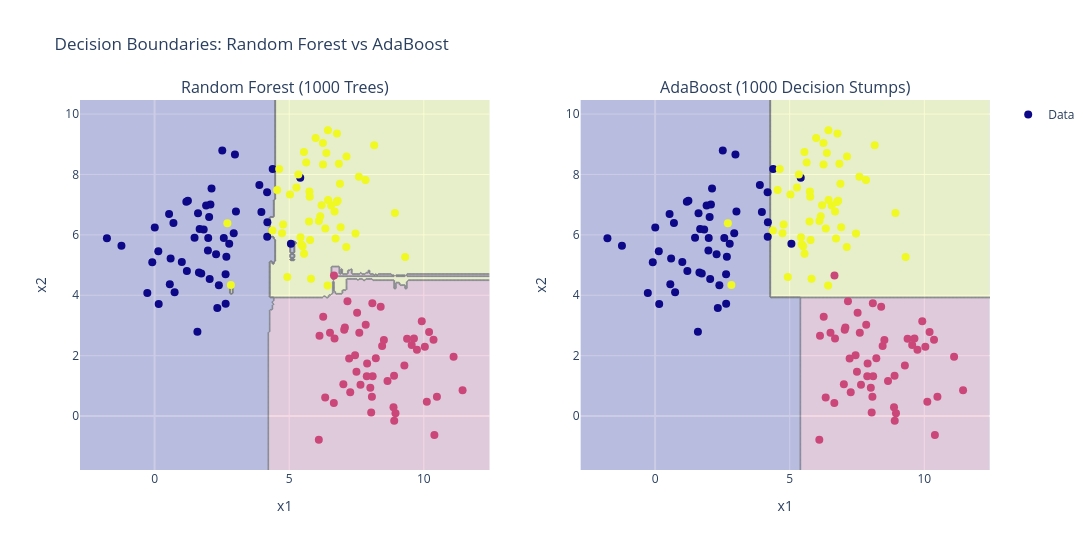

Notebook source saved alongside this figure:
### Code cell
np.random.seed(1327)

# Data
class1 = np.random.multivariate_normal([2, 6],[[2, 0.5], [0.5, 1.5]],size=50)
class2 = np.random.multivariate_normal([8, 2],[[2, -0.3], [-0.3, 1.5]],size=50)
class3 = np.random.multivariate_normal([6, 7],[[1.5, 0.2], [0.2, 1.5]],size=50)
X = np.vstack((class1, class2, class3))
y = np.zeros(X.shape[0])
y[50:100] = 1
y[100:] = 2


# Random Forest with 1000 trees
rf = RandomForestClassifier(n_estimators=1000,random_state=1327)
rf.fit(X, y)

# AdaBoost with 1000 decision stumps
stump = DecisionTreeClassifier(max_depth=1,random_state=1327)

ada = AdaBoostClassifier(estimator=stump,n_estimators=1000,random_state=1327)
ada.fit(X, y)


# Grid for Decision Boundary
x1_min, x1_max = X[:, 0].min() - 1, X[:, 0].max() + 1
x2_min, x2_max = X[:, 1].min() - 1, X[:, 1].max() + 1

x1_grid = np.linspace(x1_min, x1_max, 300)
x2_grid = np.linspace(x2_min, x2_max, 300)

xx, yy = np.meshgrid(x1_grid, x2_grid)

X_grid = np.column_stack((xx.ravel(), yy.ravel()))

# Predictions
rf_preds = rf.predict(X_grid).reshape(xx.shape)
ada_preds = ada.predict(X_grid).reshape(xx.shape)

# Plot
fig = make_subplots(rows=1,cols=2,subplot_titles=("Random Forest (1000 Trees)","AdaBoost (1000 Decision Stumps)"))

# Random Forest 
fig.add_trace(go.Contour(x=x1_grid,y=x2_grid,z=rf_preds,showscale=False,opacity=0.45,contours_coloring='heatmap'),row=1,col=1)

fig.add_trace(go.Scatter(x=X[:, 0],y=X[:, 1],mode='markers',marker=dict(color=y,size=8),name='Data'),row=1,col=1)

# AdaBoost 
fig.add_trace(go.Contour(x=x1_grid,y=x2_grid,z=ada_preds,showscale=False,opacity=0.45,contours_coloring='heatmap'),row=1,col=2)
fig.add_trace(go.Scatter(x=X[:, 0],y=X[:, 1],mode='markers',marker=dict(color=y,size=8),showlegend=False),row=1,col=2)


# Layout
fig.update_layout(title="Decision Boundaries: Random Forest vs AdaBoost",width=1200,height=550)
fig.update_xaxes(title_text="x1")
fig.update_yaxes(title_text="x2")

fig.show()

### Figure 1 — Plotly figure (JSON) as saved in the notebook; plotly's stock layout.template omitted (floating-point values rounded to 4 significant figures; data arrays with more than 128 entries replaced by an {"elided": "..."} marker saying what was removed)
{"data": [{"contours": {"coloring": "heatmap"}, "opacity": 0.45, "showscale": false, "type": "contour", "x": {"elided": "300 float values"}, "xaxis": "x", "y": {"elided": "300 float values"}, "yaxis": "y", "z": {"elided": "300x300 float values"}}, {"marker": {"color": {"elided": "150 float values"}, "size": 8}, "mode": "markers", "name": "Data", "type": "scatter", "x": {"elided": "150 float values"}, "xaxis": "x", "y": {"elided": "150 float values"}, "yaxis": "y"}, {"contours": {"coloring": "heatmap"}, "opacity": 0.45, "showscale": false, "type": "contour", "x": {"elided": "300 float values"}, "xaxis": "x2", "y": {"elided": "300 float values"}, "yaxis": "y2", "z": {"elided": "300x300 float values"}}, {"marker": {"color": {"elided": "150 float values"}, "size": 8}, "mode": "markers", "showlegend": false, "type": "scatter", "x": {"elided": "150 float values"}, "xaxis": "x2", "y": {"elided": "150 float values"}, "yaxis": "y2"}], "layout": {"annotations": [{"font": {"size": 16}, "showarrow": false, "text": "Random Forest (1000 Trees)", "x": 0.225, "xanchor": "center", "xref": "paper", "y": 1, "yanchor": "bottom", "yref": "paper"}, {"font": {"size": 16}, "showarrow": false, "text": "AdaBoost (1000 Decision Stumps)", "x": 0.775, "xanchor": "center", "xref": "paper", "y": 1, "yanchor": "bottom", "yref": "paper"}], "height": 550, "title": {"text": "Decision Boundaries: Random Forest vs AdaBoost"}, "width": 1200, "xaxis": {"anchor": "y", "domain": [0, 0.45], "title": {"text": "x1"}}, "xaxis2": {"anchor": "y2", "domain": [0.55, 1], "title": {"text": "x1"}}, "yaxis": {"anchor": "x", "domain": [0, 1], "title": {"text": "x2"}}, "yaxis2": {"anchor": "x2", "domain": [0, 1], "title": {"text": "x2"}}}}
